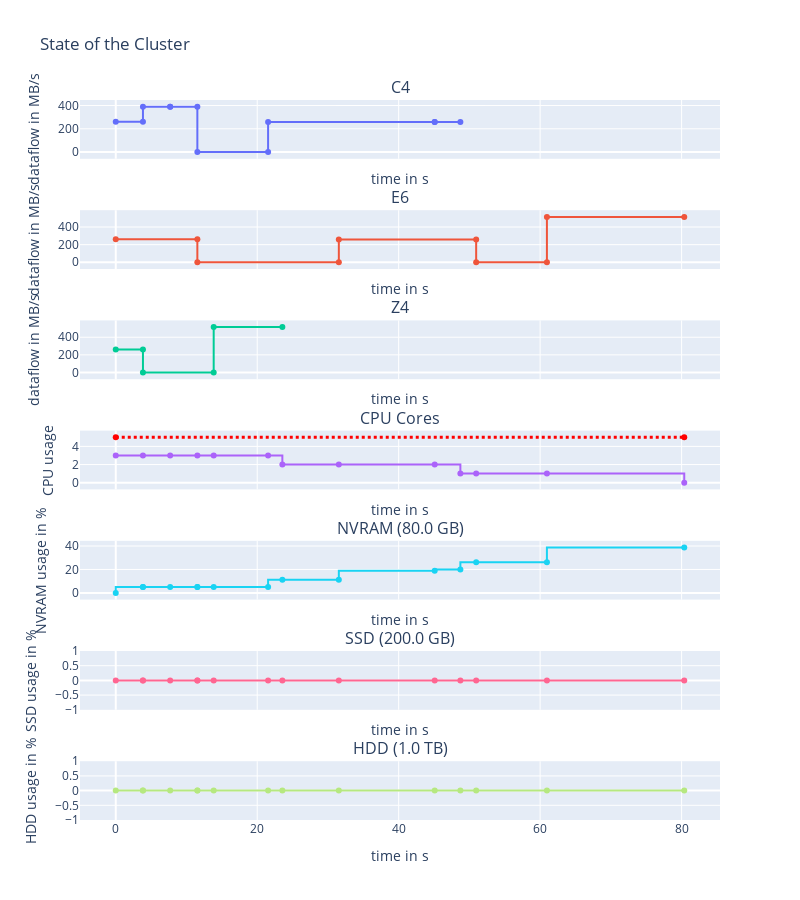

The cell this chart's notebook holds for it:
### Code cell
fig2.show()

### Figure 1 — Plotly figure (JSON) as saved in the notebook; plotly's stock layout.template omitted (floating-point values rounded to 4 significant figures)
{"data": [{"line": {"shape": "hvh"}, "name": "C4", "showlegend": false, "text": ["READ|to/from:NVRAM|volume=1.0 GB", "READ|to/from:NVRAM|volume=1.0 GB", "READ|to/from:NVRAM|volume=1.5 GB", "READ|to/from:NVRAM|volume=1.5 GB", "READ|to/from:NVRAM|volume=1.5 GB", "READ|to/from:NVRAM|volume=1.5 GB", "COMPUTE|volume=0B", "COMPUTE|volume=0B", "WRITE|to/from:NVRAM|volume=6.07 GB", "WRITE|to/from:NVRAM|volume=6.07 GB", "WRITE|to/from:NVRAM|volume=934.62 MB", "WRITE|to/from:NVRAM|volume=934.62 MB"], "textposition": "top center", "type": "scatter", "x": [0, 3.846, 3.846, 7.692, 7.692, 11.54, 11.54, 21.54, 21.54, 45.09, 45.09, 48.72], "xaxis": "x", "y": [260, 260, 390, 390, 390, 390, 0, 0, 257.5, 257.5, 257.5, 257.5], "yaxis": "y"}, {"line": {"shape": "hvh"}, "name": "E6", "showlegend": false, "text": ["READ|to/from:NVRAM|volume=3.0 GB", "READ|to/from:NVRAM|volume=3.0 GB", "COMPUTE|volume=0B", "COMPUTE|volume=0B", "WRITE|to/from:NVRAM|volume=5.0 GB", "WRITE|to/from:NVRAM|volume=5.0 GB", "COMPUTE|volume=0B", "COMPUTE|volume=0B", "WRITE|to/from:NVRAM|volume=10.0 GB", "WRITE|to/from:NVRAM|volume=10.0 GB"], "textposition": "top center", "type": "scatter", "x": [0, 11.54, 11.54, 31.54, 31.54, 50.96, 50.96, 60.96, 60.96, 80.37], "xaxis": "x2", "y": [260, 260, 0, 0, 257.5, 257.5, 0, 0, 515, 515], "yaxis": "y2"}, {"line": {"shape": "hvh"}, "name": "Z4", "showlegend": false, "text": ["READ|to/from:NVRAM|volume=1.0 GB", "READ|to/from:NVRAM|volume=1.0 GB", "COMPUTE|volume=0B", "COMPUTE|volume=0B", "WRITE|to/from:NVRAM|volume=5.0 GB", "WRITE|to/from:NVRAM|volume=5.0 GB"], "textposition": "top center", "type": "scatter", "x": [0, 3.846, 3.846, 13.85, 13.85, 23.55], "xaxis": "x3", "y": [260, 260, 0, 0, 515, 515], "yaxis": "y3"}, {"line": {"shape": "hv"}, "showlegend": false, "type": "scatter", "x": [0, 3.846, 7.692, 11.54, 13.85, 21.54, 23.55, 31.54, 45.09, 48.72, 50.96, 60.96, 80.37], "xaxis": "x4", "y": [3, 3, 3, 3, 3, 3, 2, 2, 2, 1, 1, 1, 0], "yaxis": "y4"}, {"line": {"color": "red", "dash": "dot", "shape": "hv", "width": 3}, "showlegend": false, "text": ["Maximum available cores in cluster=5", "Maximum available cores in cluster=5"], "type": "scatter", "x": [0, 80.37], "xaxis": "x4", "y": [5, 5], "yaxis": "y4"}, {"line": {"shape": "vh"}, "name": "NVRAM", "showlegend": false, "text": ["Z4|Read|NVRAM | +volume=1.0 GB", "C4|Read|NVRAM | +volume=1.0 GB", "C4|Read|NVRAM | +volume=1.5 GB", "E6|Read|NVRAM | +volume=3.0 GB", "C4|Read|NVRAM | +volume=1.5 GB", "Z4|Compute | +volume=0B", "C4|Compute | +volume=0B", "Z4|Write|NVRAM | +volume=5.0 GB", "E6|Compute | +volume=0B", "C4|Write|NVRAM | +volume=6.07 GB", "C4|Write|NVRAM | +volume=934.62 MB", "E6|Write|NVRAM | +volume=5.0 GB", "E6|Compute | +volume=0B", "E6|Write|NVRAM | +volume=10.0 GB"], "textposition": "top center", "type": "scatter", "x": [0, 3.846, 3.846, 7.692, 11.54, 11.54, 13.85, 21.54, 23.55, 31.54, 45.09, 48.72, 50.96, 60.96, 80.37], "xaxis": "x5", "y": [0, 5, 5, 5, 5, 5, 5, 5, 11.25, 11.25, 18.83, 20, 26.25, 26.25, 38.75], "yaxis": "y5"}, {"line": {"shape": "vh"}, "name": "SSD", "showlegend": false, "text": ["Z4|Read|NVRAM | +volume=1.0 GB", "C4|Read|NVRAM | +volume=1.0 GB", "C4|Read|NVRAM | +volume=1.5 GB", "E6|Read|NVRAM | +volume=3.0 GB", "C4|Read|NVRAM | +volume=1.5 GB", "Z4|Compute | +volume=0B", "C4|Compute | +volume=0B", "Z4|Write|NVRAM | +volume=5.0 GB", "E6|Compute | +volume=0B", "C4|Write|NVRAM | +volume=6.07 GB", "C4|Write|NVRAM | +volume=934.62 MB", "E6|Write|NVRAM | +volume=5.0 GB", "E6|Compute | +volume=0B", "E6|Write|NVRAM | +volume=10.0 GB"], "textposition": "top center", "type": "scatter", "x": [0, 3.846, 3.846, 7.692, 11.54, 11.54, 13.85, 21.54, 23.55, 31.54, 45.09, 48.72, 50.96, 60.96, 80.37], "xaxis": "x6", "y": [0, 0, 0, 0, 0, 0, 0, 0, 0, 0, 0, 0, 0, 0, 0], "yaxis": "y6"}, {"line": {"shape": "vh"}, "name": "HDD", "showlegend": false, "text": ["Z4|Read|NVRAM | +volume=1.0 GB", "C4|Read|NVRAM | +volume=1.0 GB", "C4|Read|NVRAM | +volume=1.5 GB", "E6|Read|NVRAM | +volume=3.0 GB", "C4|Read|NVRAM | +volume=1.5 GB", "Z4|Compute | +volume=0B", "C4|Compute | +volume=0B", "Z4|Write|NVRAM | +volume=5.0 GB", "E6|Compute | +volume=0B", "C4|Write|NVRAM | +volume=6.07 GB", "C4|Write|NVRAM | +volume=934.62 MB", "E6|Write|NVRAM | +volume=5.0 GB", "E6|Compute | +volume=0B", "E6|Write|NVRAM | +volume=10.0 GB"], "textposition": "top center", "type": "scatter", "x": [0, 3.846, 3.846, 7.692, 11.54, 11.54, 13.85, 21.54, 23.55, 31.54, 45.09, 48.72, 50.96, 60.96, 80.37], "xaxis": "x7", "y": [0, 0, 0, 0, 0, 0, 0, 0, 0, 0, 0, 0, 0, 0, 0], "yaxis": "y7"}], "layout": {"annotations": [{"font": {"size": 16}, "showarrow": false, "text": "C4", "x": 0.5, "xanchor": "center", "xref": "paper", "y": 1.0, "yanchor": "bottom", "yref": "paper"}, {"font": {"size": 16}, "showarrow": false, "text": "E6", "x": 0.5, "xanchor": "center", "xref": "paper", "y": 0.8469, "yanchor": "bottom", "yref": "paper"}, {"font": {"size": 16}, "showarrow": false, "text": "Z4", "x": 0.5, "xanchor": "center", "xref": "paper", "y": 0.6939, "yanchor": "bottom", "yref": "paper"}, {"font": {"size": 16}, "showarrow": false, "text": "CPU Cores", "x": 0.5, "xanchor": "center", "xref": "paper", "y": 0.5408, "yanchor": "bottom", "yref": "paper"}, {"font": {"size": 16}, "showarrow": false, "text": "NVRAM (80.0 GB)", "x": 0.5, "xanchor": "center", "xref": "paper", "y": 0.3878, "yanchor": "bottom", "yref": "paper"}, {"font": {"size": 16}, "showarrow": false, "text": "SSD (200.0 GB)", "x": 0.5, "xanchor": "center", "xref": "paper", "y": 0.2347, "yanchor": "bottom", "yref": "paper"}, {"font": {"size": 16}, "showarrow": false, "text": "HDD (1.0 TB)", "x": 0.5, "xanchor": "center", "xref": "paper", "y": 0.08163, "yanchor": "bottom", "yref": "paper"}], "height": 900, "title": {"text": "State of the Cluster"}, "width": 800, "xaxis": {"anchor": "y", "domain": [0, 1], "matches": "x7", "showticklabels": false, "title": {"text": "time in s"}}, "xaxis2": {"anchor": "y2", "domain": [0, 1], "matches": "x7", "showticklabels": false, "title": {"text": "time in s"}}, "xaxis3": {"anchor": "y3", "domain": [0, 1], "matches": "x7", "showticklabels": false, "title": {"text": "time in s"}}, "xaxis4": {"anchor": "y4", "domain": [0, 1], "matches": "x7", "showticklabels": false, "title": {"text": "time in s"}}, "xaxis5": {"anchor": "y5", "domain": [0, 1], "matches": "x7", "showticklabels": false, "title": {"text": "time in s"}}, "xaxis6": {"anchor": "y6", "domain": [0, 1], "matches": "x7", "showticklabels": false, "title": {"text": "time in s"}}, "xaxis7": {"anchor": "y7", "domain": [0, 1], "title": {"text": "time in s"}}, "yaxis": {"anchor": "x", "domain": [0.9184, 1.0], "title": {"text": "dataflow in MB/s"}}, "yaxis2": {"anchor": "x2", "domain": [0.7653, 0.8469], "title": {"text": "dataflow in MB/s"}}, "yaxis3": {"anchor": "x3", "domain": [0.6122, 0.6939], "title": {"text": "dataflow in MB/s"}}, "yaxis4": {"anchor": "x4", "domain": [0.4592, 0.5408], "title": {"text": "CPU usage"}}, "yaxis5": {"anchor": "x5", "domain": [0.3061, 0.3878], "title": {"text": "NVRAM usage in %"}}, "yaxis6": {"anchor": "x6", "domain": [0.1531, 0.2347], "title": {"text": "SSD usage in %"}}, "yaxis7": {"anchor": "x7", "domain": [0, 0.08163], "title": {"text": "HDD usage in %"}}}}
